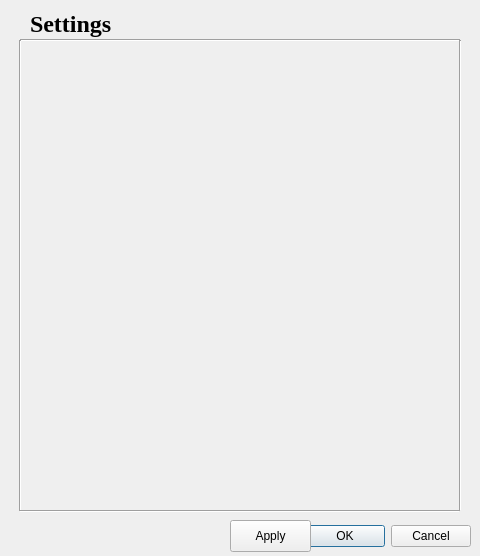
<?xml version="1.0" encoding="UTF-8"?>
<ui version="4.0">
 <class>Settings_Dialog</class>
 <widget class="QDialog" name="Settings_Dialog">
  <property name="geometry">
   <rect>
    <x>0</x>
    <y>0</y>
    <width>480</width>
    <height>556</height>
   </rect>
  </property>
  <property name="windowTitle">
   <string>Dialog</string>
  </property>
  <widget class="QDialogButtonBox" name="buttonBox">
   <property name="geometry">
    <rect>
     <x>10</x>
     <y>520</y>
     <width>461</width>
     <height>32</height>
    </rect>
   </property>
   <property name="orientation">
    <enum>Qt::Horizontal</enum>
   </property>
   <property name="standardButtons">
    <set>QDialogButtonBox::Cancel|QDialogButtonBox::Ok</set>
   </property>
  </widget>
  <widget class="QPushButton" name="pushButton_Apply">
   <property name="geometry">
    <rect>
     <x>230</x>
     <y>520</y>
     <width>81</width>
     <height>32</height>
    </rect>
   </property>
   <property name="text">
    <string>Apply</string>
   </property>
  </widget>
  <widget class="QWidget" name="verticalLayoutWidget">
   <property name="geometry">
    <rect>
     <x>20</x>
     <y>40</y>
     <width>441</width>
     <height>471</height>
    </rect>
   </property>
   <layout class="QVBoxLayout" name="verticalLayout_settings"/>
  </widget>
  <widget class="QLabel" name="label_settings">
   <property name="geometry">
    <rect>
     <x>30</x>
     <y>10</y>
     <width>131</width>
     <height>31</height>
    </rect>
   </property>
   <property name="font">
    <font>
     <family>Times New Roman</family>
     <pointsize>18</pointsize>
     <weight>75</weight>
     <bold>true</bold>
    </font>
   </property>
   <property name="text">
    <string>Settings</string>
   </property>
   <property name="alignment">
    <set>Qt::AlignLeading|Qt::AlignLeft|Qt::AlignTop</set>
   </property>
  </widget>
  <widget class="Line" name="line">
   <property name="geometry">
    <rect>
     <x>20</x>
     <y>30</y>
     <width>440</width>
     <height>20</height>
    </rect>
   </property>
   <property name="orientation">
    <enum>Qt::Horizontal</enum>
   </property>
  </widget>
  <widget class="Line" name="line_2">
   <property name="geometry">
    <rect>
     <x>20</x>
     <y>501</y>
     <width>440</width>
     <height>20</height>
    </rect>
   </property>
   <property name="orientation">
    <enum>Qt::Horizontal</enum>
   </property>
  </widget>
  <widget class="Line" name="line_3">
   <property name="geometry">
    <rect>
     <x>12</x>
     <y>40</y>
     <width>16</width>
     <height>471</height>
    </rect>
   </property>
   <property name="orientation">
    <enum>Qt::Vertical</enum>
   </property>
  </widget>
  <widget class="Line" name="line_4">
   <property name="geometry">
    <rect>
     <x>452</x>
     <y>40</y>
     <width>16</width>
     <height>471</height>
    </rect>
   </property>
   <property name="orientation">
    <enum>Qt::Vertical</enum>
   </property>
  </widget>
 </widget>
 <resources/>
 <connections>
  <connection>
   <sender>buttonBox</sender>
   <signal>accepted()</signal>
   <receiver>Settings_Dialog</receiver>
   <slot>accept()</slot>
   <hints>
    <hint type="sourcelabel">
     <x>248</x>
     <y>254</y>
    </hint>
    <hint type="destinationlabel">
     <x>157</x>
     <y>274</y>
    </hint>
   </hints>
  </connection>
  <connection>
   <sender>buttonBox</sender>
   <signal>rejected()</signal>
   <receiver>Settings_Dialog</receiver>
   <slot>reject()</slot>
   <hints>
    <hint type="sourcelabel">
     <x>316</x>
     <y>260</y>
    </hint>
    <hint type="destinationlabel">
     <x>286</x>
     <y>274</y>
    </hint>
   </hints>
  </connection>
 </connections>
</ui>
